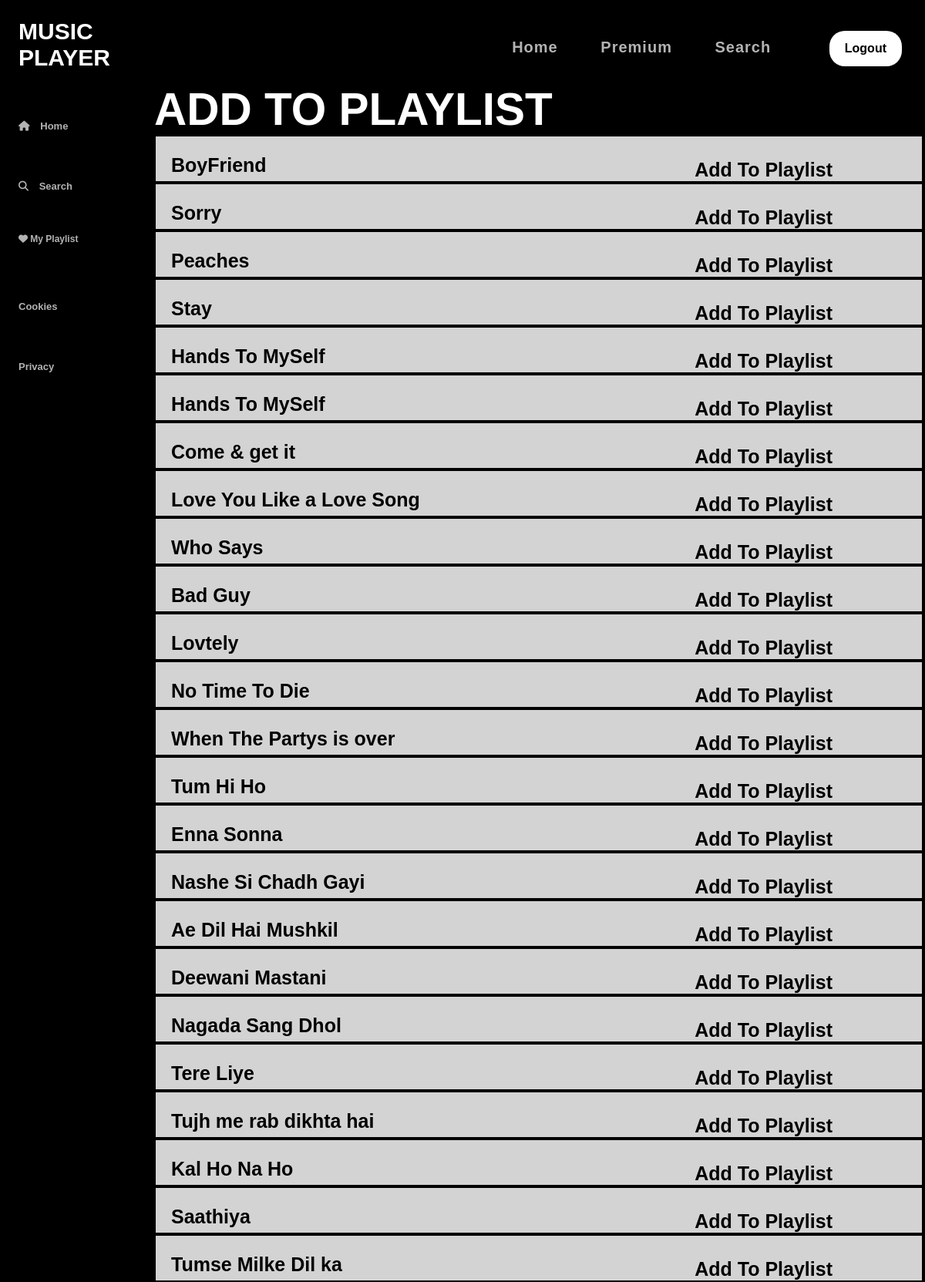
Screenshot of /playlist_demo.php (upper part) with the database file from the repository.
### tables this page shows
CREATE TABLE IF NOT EXISTS `tb_songs` (
  `song_id` int(3) NOT NULL AUTO_INCREMENT,
  `song_name` varchar(30) NOT NULL,
  `artist_id` int(3) NOT NULL,
  `lang_id` int(3) NOT NULL,
  `loc` varchar(30) NOT NULL,
  PRIMARY KEY (`song_id`)
);

### playlist_demo.php (the view, shortened to what this page needs)
<!DOCTYPE html>
<html lang="en">
  <head>
    <link rel="stylesheet" href="style4.css">
  </head>
  <body>
  <div class="sidebar">
      <div class="logo">
        <a href="#" style="text-decoration : none"><h2>MUSIC PLAYER</h2></a>
      </div>
      <div class="navigation" id="upper">
        <ul>
          <li>
            <a href="#" onclick="window.location.href='home.php';">
              <i class="fa-solid fa-home"></i>
              <span>Home</span>
            </a>
          </li>
          <li>
            <a href="Search/search.php">
              <i class="fa fa-search"></i>
              <span>Search</span>
            </a>
          </li>
          <a href="disp_play.php" style="color:#b3b3b3;text-decoration:none;font-size:12px; font-weight:bold;">
              <i class="fa fa fa-heart"></i>
              <span>My Playlist</span>
            </a>
          <ul>
        <li><a href="#">Cookies</a></li>
          <li><a href="#">Privacy</a></li>
        </ul>
        </ul>
      </div>
    </div>
    <div class="main-container">
      <div class="topbar">
      <div class="navbar">
          <ul>
            <li>
              <a
                href="home.php">Home</a>&nbsp;&nbsp;&nbsp;&nbsp;
            </li>
            <li>
              <a
                href="RazorPay/payment-form.php">Premium</a>&nbsp;&nbsp;&nbsp;&nbsp;
            </li>
            <li>
              <a
                href="Search/search.php">Search</a>&nbsp;&nbsp;&nbsp;&nbsp;
            </li>
            <li>
          <button onclick="window.location.href='logout.php'">Logout
</li>
        </div>
      </div>
      <h3 style="text-align:left;color:white">ADD TO PLAYLIST</h3>
      <?php
   @$conn=@mysqli_connect("localhost","root","","db_project");
   @$ins="SELECT * FROM tb_songs";
   @$result=@mysqli_query($conn,$ins);
   while($value=@mysqli_fetch_array($result))
   {
?>
<div >
  <table align="center" width="100%" style="background-color:black; border-color:white; border-top:none; border-left:none; border-right:none; border-top-color:black; border-right-color:black; border-left-color:black;">
        <tr class="song_disp">
            <td>
                <a class="song_link" href="#"><?php echo $value['song_name'];?></a>
   </td>
   <td>
   <a class="play_1" href="play_demo2.php?a=<?php echo $value['artist_id'];?>&l=<?php echo $value['loc'];?>&s=<?php echo $value['song_name'];?>">Add To Playlist</a></td>
        </tr>
    </table>
   </div>
    <?php } ?>
  </body>
</html>

### style4.css (style rules this page uses)
.play_1 { position: absolute; right:120px; display: flex; align-items: right; color:black; font-size: 25px; font-weight: bold; text-decoration: none; margin-left: 20px; }
.song_disp { background-color:lightgrey; width:75%; }
.song_link { color:black; font-size: 25px; font-weight: bold; text-decoration: none; margin-left: 20px; }
h2 { color: white; font-size: 30px; }
* { padding: 0; margin: 0; }
body { background-color: black; font-family: "Montserrat", sans-serif; font-size: 50px; }
.sidebar { position: fixed; left: 0; top: 0; bottom: 0; width: 100px; background-color: black; padding: 24px; }
.sidebar .navigation ul { list-style: none; margin-top: 20px; }
.sidebar .navigation ul li { padding: 10px 0; }
.sidebar .navigation ul li a { color: #b3b3b3; text-decoration: none; font-weight: bold; font-size: 13px; }
.sidebar .navigation ul li a span { padding-left: 10px; }
.main-container { background-color: black; margin-left: 200px; margin-bottom: 100px; }
.topbar { display: flex; justify-content: space-between; background-color: black; text-align: right; padding: 14px 30px; }
.topbar .navbar { display: flex; align-items: center; }
.topbar .navbar ul { display: flex; list-style: none; }
.topbar .navbar ul li { display: inline-block; margin: 8px 0px; width:100%; }
.topbar .navbar ul li a { color: #b3b3b3; text-decoration: none; font-weight: bold; font-size: 20px; letter-spacing: 1px; word-spacing: 12px; }
.topbar .navbar button { background-color:white; color: #000000; font-size: 16px; font-weight: bold; padding: 14px 20px; border-radius: 20px; border: 0px; cursor: pointer; margin-left: 20px; }

### rows the page displays
tb_songs: song_name "BoyFriend"
tb_songs: song_name "Sorry"
tb_songs: song_name "Peaches"
tb_songs: song_name "Stay"
tb_songs: song_name "Hands To MySelf"
tb_songs: song_name "Hands To MySelf"
tb_songs: song_name "Come & get it"
tb_songs: song_name "Love You Like a Love Song"
tb_songs: song_name "Who Says"
tb_songs: song_name "Bad Guy"
tb_songs: song_name "Lovtely"
tb_songs: song_name "No Time To Die"
tb_songs: song_name "When The Partys is over"
tb_songs: song_name "Tum Hi Ho"
tb_songs: song_name "Enna Sonna"
tb_songs: song_name "Nashe Si Chadh Gayi"
tb_songs: song_name "Ae Dil Hai Mushkil"
tb_songs: song_name "Deewani Mastani"
tb_songs: song_name "Nagada Sang Dhol"
tb_songs: song_name "Tere Liye"
tb_songs: song_name "Tujh me rab dikhta hai"
tb_songs: song_name "Kal Ho Na Ho"
tb_songs: song_name "Saathiya"
tb_songs: song_name "Tumse Milke Dil ka"
